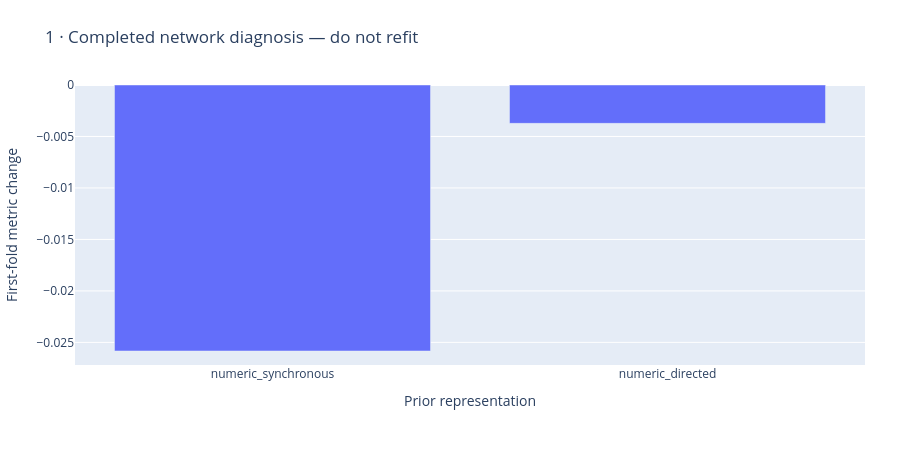

Notebook source saved alongside this figure:
### Markdown cell above
## What we are not rerunning

Prior negative network results are preserved. Removing indicators improved the masked comparison but did not beat the original baseline.

### Code cell
figures[0].show()

### Figure 1 — Plotly figure (JSON) as saved in the notebook; plotly's stock layout.template omitted (floating-point values rounded to 4 significant figures)
{"data": [{"type": "bar", "x": ["numeric_synchronous", "numeric_directed"], "y": [-0.02584, -0.003727]}], "layout": {"height": 465, "legend": {"orientation": "h", "y": -0.3}, "margin": {"b": 100, "l": 70, "r": 35, "t": 85}, "title": {"text": "1 · Completed network diagnosis — do not refit"}, "xaxis": {"title": {"text": "Prior representation"}}, "yaxis": {"title": {"text": "First-fold metric change"}}}}
